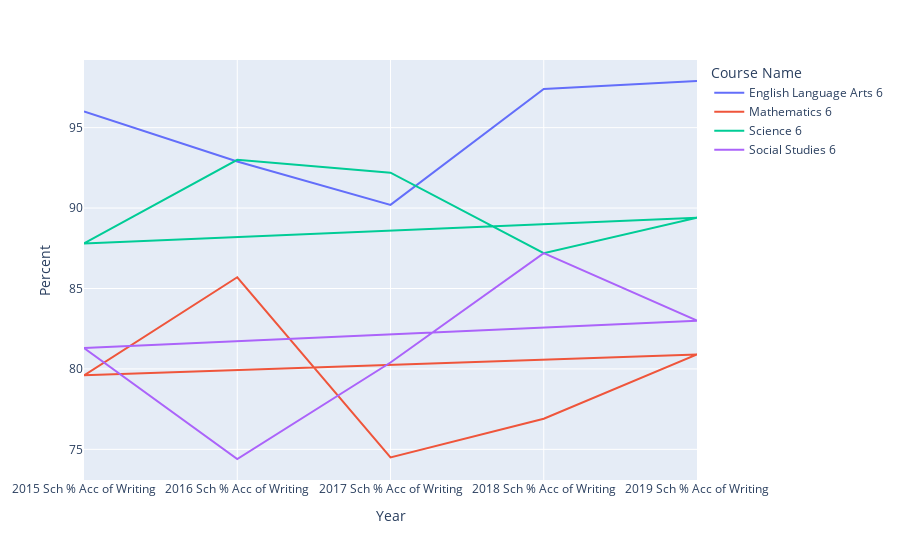

The notebook cell saved with this chart:
### Code cell
px.line(asdf, x='Year', y='Percent', color='Course Name')

### Figure 1 — Plotly figure (JSON) as saved in the notebook; plotly's stock layout.template omitted (floating-point values rounded to 4 significant figures)
{"data": [{"hovertemplate": "Course Name=English Language Arts 6<br>Year=%{x}<br>Percent=%{y}<extra></extra>", "legendgroup": "English Language Arts 6", "line": {"color": "#636efa", "dash": "solid"}, "mode": "lines", "name": "English Language Arts 6", "orientation": "v", "showlegend": true, "type": "scatter", "x": ["2015 Sch % Acc of Writing", "2016 Sch % Acc of Writing", "2017 Sch % Acc of Writing", "2018 Sch % Acc of Writing", "2019 Sch % Acc of Writing"], "xaxis": "x", "y": [96, 92.9, 90.2, 97.4, 97.9], "yaxis": "y"}, {"hovertemplate": "Course Name=Mathematics 6<br>Year=%{x}<br>Percent=%{y}<extra></extra>", "legendgroup": "Mathematics 6", "line": {"color": "#EF553B", "dash": "solid"}, "mode": "lines", "name": "Mathematics 6", "orientation": "v", "showlegend": true, "type": "scatter", "x": ["2015 Sch % Acc of Writing", "2016 Sch % Acc of Writing", "2017 Sch % Acc of Writing", "2018 Sch % Acc of Writing", "2019 Sch % Acc of Writing", "2015 Sch % Acc of Writing", "2016 Sch % Acc of Writing", "2017 Sch % Acc of Writing", "2018 Sch % Acc of Writing", "2019 Sch % Acc of Writing"], "xaxis": "x", "y": [79.6, 85.7, 74.5, 76.9, 80.9, 79.6, 85.7, 74.5, 76.9, 80.9], "yaxis": "y"}, {"hovertemplate": "Course Name=Science 6<br>Year=%{x}<br>Percent=%{y}<extra></extra>", "legendgroup": "Science 6", "line": {"color": "#00cc96", "dash": "solid"}, "mode": "lines", "name": "Science 6", "orientation": "v", "showlegend": true, "type": "scatter", "x": ["2015 Sch % Acc of Writing", "2016 Sch % Acc of Writing", "2017 Sch % Acc of Writing", "2018 Sch % Acc of Writing", "2019 Sch % Acc of Writing", "2015 Sch % Acc of Writing", "2016 Sch % Acc of Writing", "2017 Sch % Acc of Writing", "2018 Sch % Acc of Writing", "2019 Sch % Acc of Writing"], "xaxis": "x", "y": [87.8, 93, 92.2, 87.2, 89.4, 87.8, 93, 92.2, 87.2, 89.4], "yaxis": "y"}, {"hovertemplate": "Course Name=Social Studies 6<br>Year=%{x}<br>Percent=%{y}<extra></extra>", "legendgroup": "Social Studies 6", "line": {"color": "#ab63fa", "dash": "solid"}, "mode": "lines", "name": "Social Studies 6", "orientation": "v", "showlegend": true, "type": "scatter", "x": ["2015 Sch % Acc of Writing", "2016 Sch % Acc of Writing", "2017 Sch % Acc of Writing", "2018 Sch % Acc of Writing", "2019 Sch % Acc of Writing", "2015 Sch % Acc of Writing", "2016 Sch % Acc of Writing", "2017 Sch % Acc of Writing", "2018 Sch % Acc of Writing", "2019 Sch % Acc of Writing"], "xaxis": "x", "y": [81.3, 74.4, 80.4, 87.2, 83, 81.3, 74.4, 80.4, 87.2, 83], "yaxis": "y"}], "layout": {"legend": {"title": {"text": "Course Name"}, "tracegroupgap": 0}, "margin": {"t": 60}, "xaxis": {"anchor": "y", "domain": [0, 1], "title": {"text": "Year"}}, "yaxis": {"anchor": "x", "domain": [0, 1], "title": {"text": "Percent"}}}}
